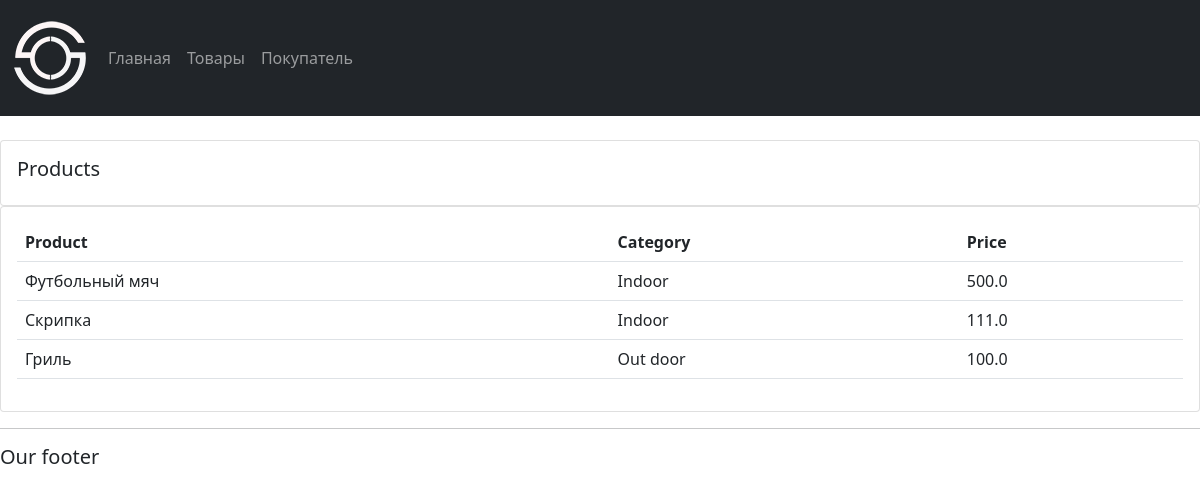
Screenshot of /products/ with the database file from the repository.
### accounts/models.py (models this page shows, shortened)
class Product(models.Model):
    CATEGORY = (
        ('Indoor', 'В дом'),
        ('Out door', 'Не в дом'),
    )
    name = models.CharField(max_length=150)
    price = models.FloatField(null=True)
    category = models.CharField(max_length=150, choices=CATEGORY)
    description = models.CharField(max_length=150)
    date_created = models.DateTimeField(auto_now_add=True, null=True)
    tags = models.ManyToManyField(Tag)

### accounts/views.py (the view)
# urls.py: path('products/', views.products, name="products"),
def products(request):
    products = Product.objects.all()
    return render(request, 'accounts/products.html', {'products': products})

### accounts/templates/accounts/products.html
{%  extends 'accounts/main.html' %}
{% block content %}
		<br>
		<div class="row">
			<div class="col-md">
				<div class="card card-body">
					<h5>Products</h5>
				</div>
				<div class="card card-body">
					<table class="table">
						<tr>
							<th>Product</th>
							<th>Category</th>
							<th>Price</th>
						</tr>
						{% for i in products%}
							<tr>
								<td>{{i.name}}</td>
								<td>{{i.category}}</td>
								<td>{{i.price}}</td>
							</tr>
						{% endfor %}
					</table>
				</div>
			</div>
		</div>
{% endblock content %}

### rows the page displays
Product: name "Футбольный мяч", category "Indoor", price "500.0"
Product: name "Скрипка", category "Indoor", price "111.0"
Product: name "Гриль", category "Out door", price "100.0"
